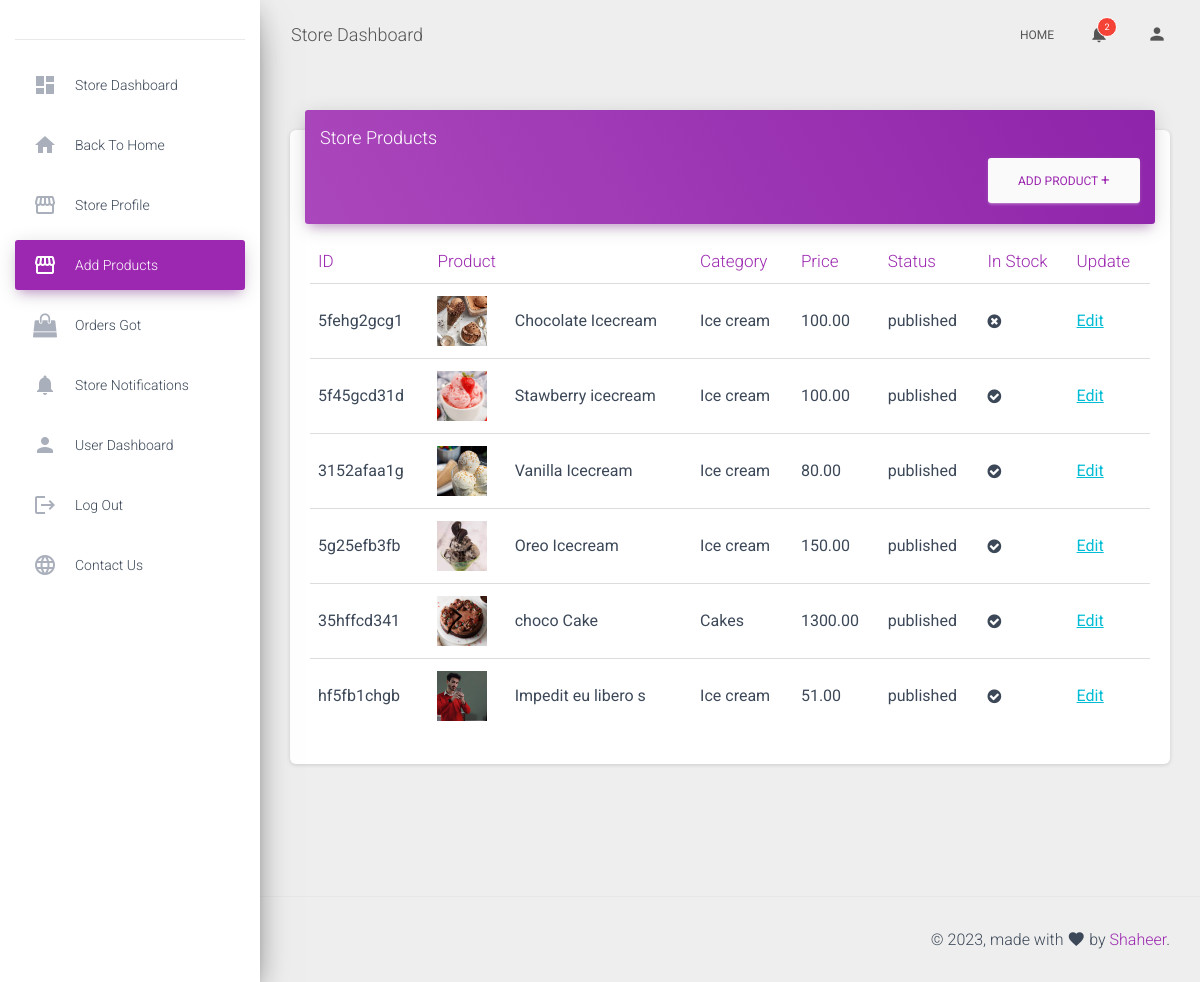
/store-products/ (signed in), run on the app's committed database.
### core/models.py (models this page shows, shortened)
class Product(models.Model):
    pid = ShortUUIDField(unique=True, length=10, max_length=30, alphabet="abcdefgh12345")
    title = models.CharField(max_length=100, default="Fresh product")
    image = models.ImageField(upload_to=user_directory_path, default="product.jpg")
    description = RichTextUploadingField(null=True, blank=True, default="This is the Product")
    user = models.ForeignKey(User, on_delete=models.SET_NULL, null=True)
    category = models.ForeignKey(Category, on_delete=models.SET_NULL, null=True, related_name="category")
    vendor = models.ForeignKey(Vendor, on_delete=models.SET_NULL, null=True, related_name="vendorproducts")
    price = models.DecimalField(max_digits=999999, decimal_places=2, default="100")
    old_price = models.DecimalField(max_digits=999999, decimal_places=2, default="200")
    tags = TaggableManager(blank=True)
    days_return = models.CharField(max_length=100, null=True, default="100")
    warranty_period = models.CharField(max_length=100, null=True, default="100")
    specification = RichTextUploadingField(null=True, blank=True)
    product_status = models.CharField(choices=STATUS, max_length=10, default="published")
    status = models.BooleanField(default=True)
    in_stock = models.BooleanField(default=True)
    featured = models.BooleanField(default=True)
    digital = models.BooleanField(default=False)
    sku = ShortUUIDField(unique=True, length=5, max_length=10, alphabet="1234567890")
    date = models.DateTimeField(auto_now_add=True)
    updated = models.DateTimeField(null=True, blank=True)
    class Meta:
        verbose_name_plural = "Products"
    def product_image(self):
        return mark_safe('<img src="%s" width="50" height="50"/>'% (self.image.url))

class Category(models.Model):
    cid = ShortUUIDField(unique=True, length=10, max_length=30, prefix="cat", alphabet="abcdefgh12345")
    title = models.CharField(max_length=100)
    image = models.ImageField(upload_to="Category")
    class Meta:
        verbose_name_plural = "Categories"
    def __str__(self):
        return self.title

### core/views.py (the view)
# urls.py: path('store-products/', views.store_products, name='store-products'),
@login_required
def store_products(request):
    if not Vendor.objects.filter(user=request.user).exists():
        messages.warning(request, "You first need to create your Store")
        return redirect('create-vendor-profile')
    products = Product.objects.filter(user=request.user)
    context = {
        "products":products,
    }
    return render(request, "core/store-products.html", context)

### templates/core/store-products.html (shortened to what this page needs)
{% extends 'core/base3.html' %}
{% block body %}
{% load static %}
<div class="content" style="overflow-y: scroll;">
  <div class="container-fluid">
    <div class="row">
      <div class="col-md-12">
        <div class="card">
          <div class="card-header card-header-primary">
            <h4 class="card-title">Store Products</h4>
            <p class="card-category"><a style="color: #9c27b0;" href="{% url 'create-products' %}"
                class="btn btn-secondary pull-right">Add Product <span style="font-size: 15px;">+</span></a></p>
          </div>
          <div class="card-body">
            <div class="table-responsive">
              <table class="table">
                <thead class="text-primary">
                  <th>ID</th>
                  <th colspan="2">Product</th>
                  <th>Category</th>
                  <th>Price</th>
                  <th>Status</th>
                  <th>In Stock</th>
                  <th>Update</th>
                </thead>
                <tbody>
                  {% for p in products %}
                  <tr>
                    <td>{{p.pid}}</td>
                    <td>{{p.product_image}}</td>
                    <td>{{p.title}}</td>
                    <td>{{p.category}}</td>
                    <td>{{p.price}}</td>
                    <td>{{p.product_status}}</td>
                    {% if p.in_stock == True %}
                    <td><i class="fa fa-check-circle"></i></td>
                    {% else %}
                    <td><i class="fa fa-times-circle"></i></td>
                    {% endif %}
                    <td><a href="{% url 'update-product' p.pid %}"
                        style="text-decoration: underline; color: #00bcd4;">Edit</a></td>
                  </tr>
                  {% endfor %}
                </tbody>
              </table>
            </div>
          </div>
        </div>
      </div>
    </div>
  </div>
</div>
{% endblock body %}

### data on the page
Product: pid "5fehg2gcg1", product_image (picture), title "Chocolate Icecream", category "Ice cream", price "100.00", product_status "published", in_stock False (drawn)
Product: pid "5f45gcd31d", product_image (picture), title "Stawberry icecream", category "Ice cream", price "100.00", product_status "published", in_stock True (drawn)
Product: pid "3152afaa1g", product_image (picture), title "Vanilla Icecream", category "Ice cream", price "80.00", product_status "published", in_stock True (drawn)
Product: pid "5g25efb3fb", product_image (picture), title "Oreo Icecream", category "Ice cream", price "150.00", product_status "published", in_stock True (drawn)
Product: pid "35hffcd341", product_image (picture), title "choco Cake", category "Cakes", price "1300.00", product_status "published", in_stock True (drawn)
Product: pid "hf5fb1chgb", product_image (picture), title "Impedit eu libero s", category "Ice cream", price "51.00", product_status "published", in_stock True (drawn)

### other printed values
{{ unread_ven_noti|length }} "2"
